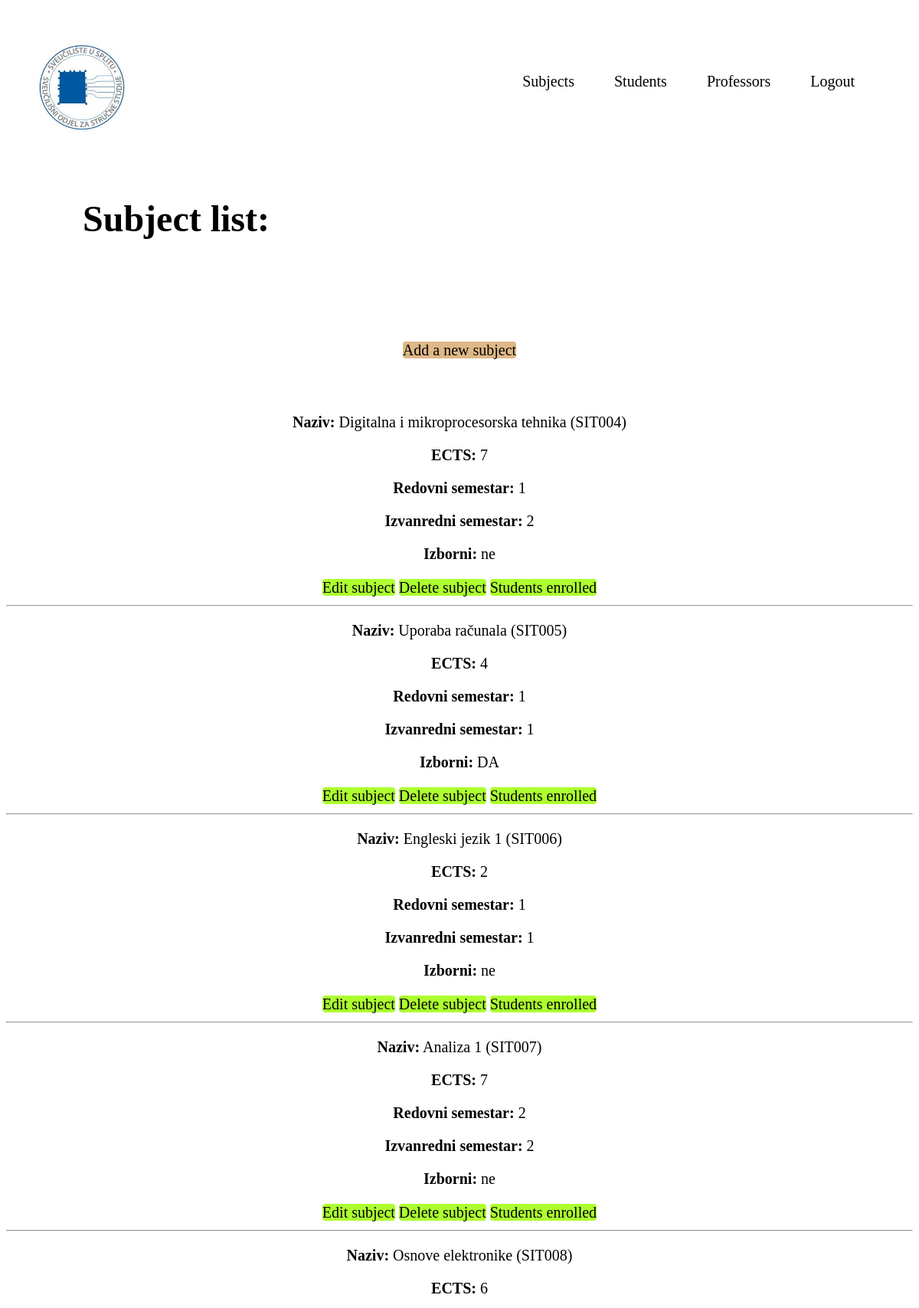
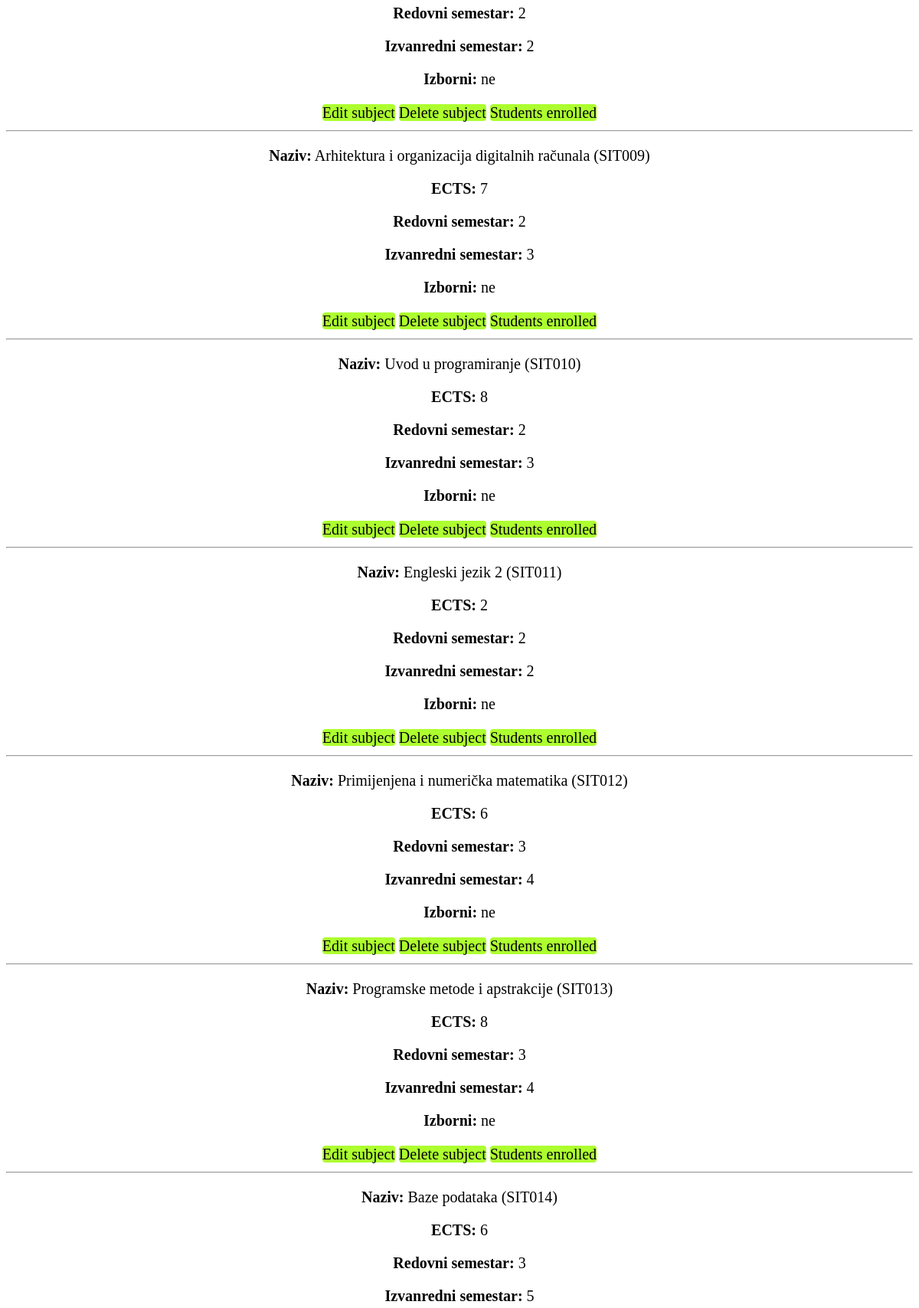
Screenshot of /subjects/ (signed in, upper part) with the database file from the repository (2 pictures, top to bottom).
### app/models.py (models this page shows, shortened)
class Predmeti(models.Model):
    IZBORNI = (('DA', 'da'), ('NE', 'ne'))
    name = models.CharField(max_length=50)
    kod = models.CharField(max_length=50)
    program = models.CharField(max_length=50)
    ects = models.IntegerField()
    sem_red = models.IntegerField()
    sem_izv = models.IntegerField()
    izborni = models.CharField(max_length=50, choices=IZBORNI)
    nositelj_predmeta = models.ForeignKey(Korisnik, on_delete=models.CASCADE, blank=True, null=True)

### app/decorators.py (the view)
        def wrap(request, *args, **kwargs):
            if request.user.role in allowed_roles:
                return view_func(request, *args, **kwargs)
            else:
                raise PermissionDenied

### app/views.py (called while the page is built)
@login_required
@role_required(allowed_roles=[''])
def subjects(request):
    subjects = Predmeti.objects.all()
    return render(request, 'subjects.html', {'subjects':subjects})

### app/templates/subjects.html (shortened to what this page needs)
{% extends 'base.html' %}
{% block body %}
<div class="subjects__title">
    <h1>Subject list:</h1>
</div>
<div class="subjects__error">
</div>
<div class="subjects">
    <div class="subjects__add_new_subject">
        <a href="add_new_subject/">Add a new subject</a>
    </div>
    {% for subject in subjects %}
        <p><b>Naziv:</b> {{subject.name}} ({{subject.kod}})</p>
        <p><b>ECTS:</b> {{subject.ects}}</p>
        <p><b>Redovni semestar:</b> {{subject.sem_red}}</p>
        <p><b>Izvanredni semestar:</b> {{subject.sem_izv}}</p>
        <p><b>Izborni:</b> {{subject.izborni}}</p>
        <div class="subjects__buttons">
            <a href="edit/{{subject.id}}">Edit subject</a>
            <a href="confirm_delete/{{subject.id}}">Delete subject</a>
            <a href="students_enrolled/{{subject.id}}">Students enrolled</a>
        </div>
        <hr>
    {% endfor %}
</div>
{% endblock %}

### app/static/styles.css (style rules this page uses)
.subjects { font-size: 20px; text-align: center; }
.subjects__title { font-size: 24px; padding-left: 100px; padding-bottom: 50px; }
.subjects__add_new_subject a { color: black; text-decoration: none; line-height: 25px; border-radius: 4px; background-color: burlywood; }
.subjects__error { color: green; font-weight: bold; font-size: 24px; text-align: center; padding-bottom: 50px; }
.subjects__add_new_subject { padding-bottom: 50px; }
.subjects__buttons a { color: black; text-decoration: none; line-height: 25px; border-radius: 4px; background-color: greenyellow; }

### rows the page displays
Predmeti: name "Digitalna i mikroprocesorska tehnika", kod "SIT004", ects "7", sem_red "1", sem_izv "2", izborni "ne"
Predmeti: name "Uporaba računala", kod "SIT005", ects "4", sem_red "1", sem_izv "1", izborni "DA"
Predmeti: name "Engleski jezik 1", kod "SIT006", ects "2", sem_red "1", sem_izv "1", izborni "ne"
Predmeti: name "Analiza 1", kod "SIT007", ects "7", sem_red "2", sem_izv "2", izborni "ne"
Predmeti: name "Osnove elektronike", kod "SIT008", ects "6", sem_red "2", sem_izv "2", izborni "ne"
Predmeti: name "Arhitektura i organizacija digitalnih računala", kod "SIT009", ects "7", sem_red "2", sem_izv "3", izborni "ne"
Predmeti: name "Uvod u programiranje", kod "SIT010", ects "8", sem_red "2", sem_izv "3", izborni "ne"
Predmeti: name "Engleski jezik 2", kod "SIT011", ects "2", sem_red "2", sem_izv "2", izborni "ne"
Predmeti: name "Primijenjena i numerička matematika", kod "SIT012", ects "6", sem_red "3", sem_izv "4", izborni "ne"
Predmeti: name "Programske metode i apstrakcije", kod "SIT013", ects "8", sem_red "3", sem_izv "4", izborni "ne"
Predmeti: name "Baze podataka", kod "SIT014", ects "6", sem_red "3", sem_izv "5"
